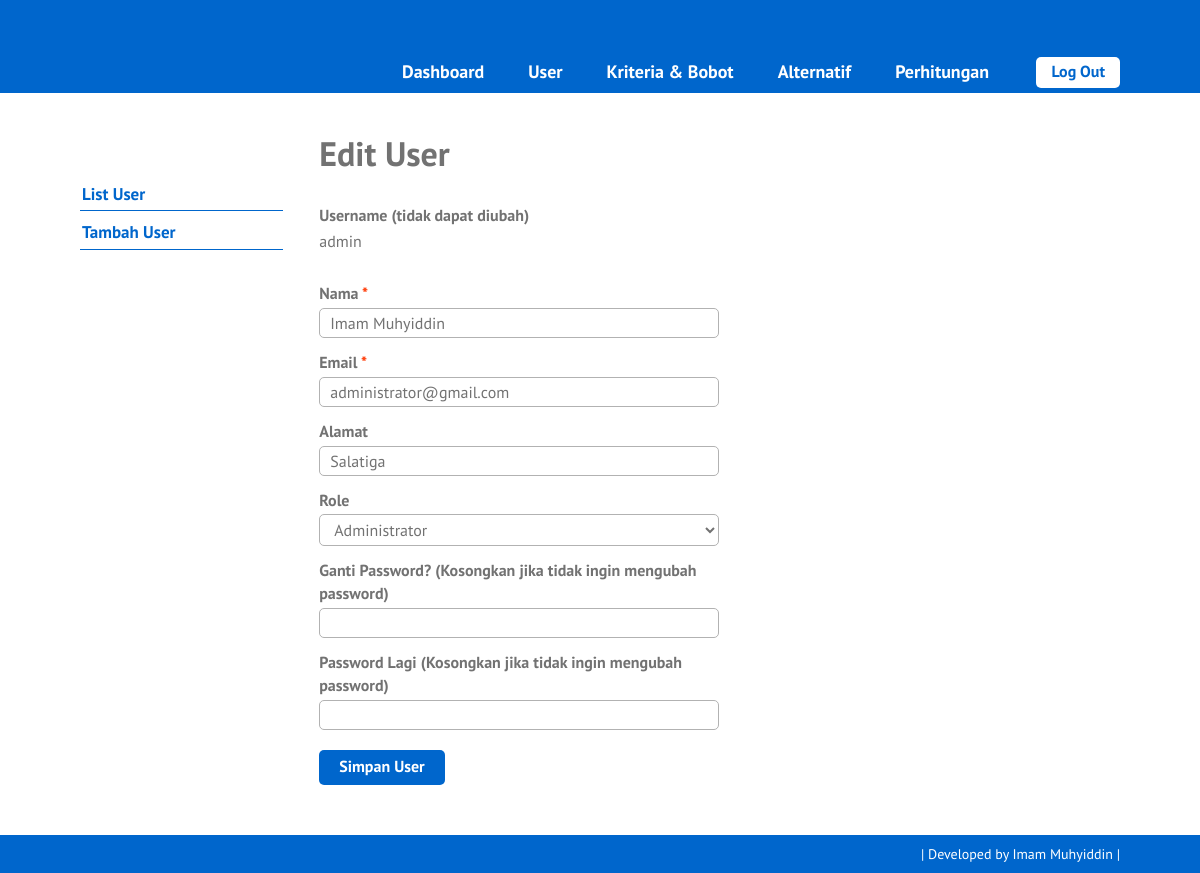
Page /edit-user.php?id=1 (signed in) on the committed database.
### tables this page shows
CREATE TABLE `user` (
  `id_user` int(5) NOT NULL,
  `username` varchar(16) NOT NULL,
  `password` varchar(50) NOT NULL,
  `nama` varchar(70) NOT NULL,
  `email` varchar(50) DEFAULT NULL,
  `alamat` varchar(100) DEFAULT NULL,
  `role` char(1) NOT NULL
);

### edit-user.php (the view, shortened to what this page needs)
<?php require_once('includes/init.php'); ?>
<?php cek_login($role = array(1)); ?>
<?php
$sukses = false;
$ada_error = false;
$result = '';
$id_user = (isset($_GET['id'])) ? trim($_GET['id']) : '';
if(!$id_user) {
	$ada_error = 'Maaf, data tidak dapat diproses.';
} else {
	$query = $pdo->prepare('SELECT id_user, username, nama, email, alamat, role FROM user WHERE user.id_user = :id_user');
	$query->execute(array('id_user' => $id_user));
	$result = $query->fetch();
	$nama = (isset($result['nama'])) ? trim($result['nama']) : '';
	$email = (isset($result['email'])) ? trim($result['email']) : '';
	$alamat = (isset($result['alamat'])) ? trim($result['alamat']) : '';
	$role = (isset($result['role'])) ? trim($result['role']) : '';
}
?>
<?php
require_once('template-parts/header.php');
?>
	<div class="main-content-row">
	<div class="container clearfix">
		<?php include_once('template-parts/sidebar-user.php'); ?>
		<div class="main-content the-content">
			<h1>Edit User</h1>
			<?php if($sukses): ?>
				<div class="msg-box">
					<p>Data berhasil disimpan</p>
				</div>
			<?php elseif($ada_error): ?>
				<p><?php echo $ada_error; ?></p>
			<?php else: ?>
				<form action="edit-user.php?id=<?php echo $id_user; ?>" method="post">
					<div class="field-wrap clearfix">
						<label>Username (tidak dapat diubah)</label>
						<p><?php echo $result['username']; ?></p>
					</div>
					<div class="field-wrap clearfix">
						<label>Nama <span class="red">*</span></label>
						<input type="text" name="nama" value="<?php echo $nama; ?>">
					</div>
					<div class="field-wrap clearfix">
						<label>Email <span class="red">*</span></label>
						<input type="email" name="email" value="<?php echo $email; ?>">
					</div>
					<div class="field-wrap clearfix">
						<label>Alamat</label>
						<input type="text" name="alamat" value="<?php echo $alamat; ?>">
					</div>
					<div class="field-wrap clearfix">
						<label>Role</label>
						<select name="role">
							<option value="1" <?php selected($role, 1); ?>>Administrator</option>
						</select>
					</div>
					<div class="field-wrap clearfix">
						<label>Ganti Password? (Kosongkan jika tidak ingin mengubah password)</label>
						<input type="password" name="password">
					</div>
					<div class="field-wrap clearfix">
						<label>Password Lagi (Kosongkan jika tidak ingin mengubah password)</label>
						<input type="password" name="password2">
					</div>
					<div class="field-wrap clearfix">
						<button type="submit" name="submit" value="submit" class="button">Simpan User</button>
					</div>
				</form>
			<?php endif; ?>
		</div>
	</div>
	</div>
<?php
require_once('template-parts/footer.php');

### stylesheets/style.css (style rules this page uses)
html,body,div,span,applet,object,iframe,h1,h2,h3,h4,h5,h6,p,blockquote,pre,a,abbr,acronym,address,big,cite,code,del,dfn,em,img,ins,kbd,q,s,samp,small,strike,strong,sub,sup,tt,var,b,u,i,center,dl,dt,dd,ol,ul,li,fieldset,form,label,legend,table,caption,tbody,tfoot,thead,tr,th,td,article,aside,canvas,details,embed,figure,figcaption,footer,header,hgroup,menu,nav,output,ruby,section,summary,time,mark,audio,video { margin:0;padding:0;border:0;font-size:100%;vertical-align:baseline }
body { line-height:1 }
*,*:before,*:after { -moz-box-sizing:border-box;-webkit-box-sizing:border-box;box-sizing:border-box }
.clearfix:before,.clearfix:after { content:" ";display:table }
.clear,.clearfix:after { clear:both }
.container { max-width:1100px;margin:0 auto;position:relative;padding:0 30px }
body { background:#0066cc;font-family:"PT Sans",sans-serif;color:#727272;font-size:14px;line-height:1.3;font-weight:500 }
textarea,input[type="text"],input[type="email"],input[type="date"],input[type="tel"],input[type="search"],input[type="number"],select,input[type="password"] { background:#fff;border:1px solid #b2b2b2;width:100%;font-family:inherit;font-weight:inherit;font-size:16px;padding:4px 10px;vertical-align:top;margin:0;color:#727272;border-radius:5px }
h1,h2,h3,h4,h5,h6 { font-weight:300 }
.the-content { font-size:16px;line-height:1.42857 }
.the-content h1,.the-content h2,.the-content h3,.the-content h4,.the-content h5,.the-content h6 { font-weight:700 }
.the-content h1 { font-size:34px;margin:0.8em 0 0.8em;padding:0;line-height:1.2 }
.the-content blockquote,.the-content table,.the-content p,.the-content ul,.the-content ol,.the-content dd,.the-content pre,.the-content iframe,.the-content .flxmap-container,.the-content hr { margin-bottom:1em }
.the-content>h1:first-child,.the-content>h3:first-child,.the-content>h2:first-child { margin-top:0 }
button,a { -webkit-transition:all .2s ease;-moz-transition:all .2s ease;-o-transition:all .2s ease;transition:all 0.2s ease }
span.red,a.red,.the-content span.red,.the-content a.red { color:#ff3600 }
.the-content .button,.button { background:#0066cc;color:#fff;display:inline-block;font-size:16px;font-weight:700;line-height:1.2;border:0;font-family:inherit;padding:7px 20px 9px;cursor:pointer;border-radius:5px }
.main-content { float:right;width:77%;padding:40px 0 }
.field-wrap { max-width:400px;padding-bottom:10px }
.field-wrap label { display:block;font-weight:700;padding:3px 0 }
.field-wrap .button { margin-top:10px }

### rows in the picture
user: username "admin", nama "Imam Muhyiddin", email "administrator@gmail.com", alamat "Salatiga", role "Administrator"
